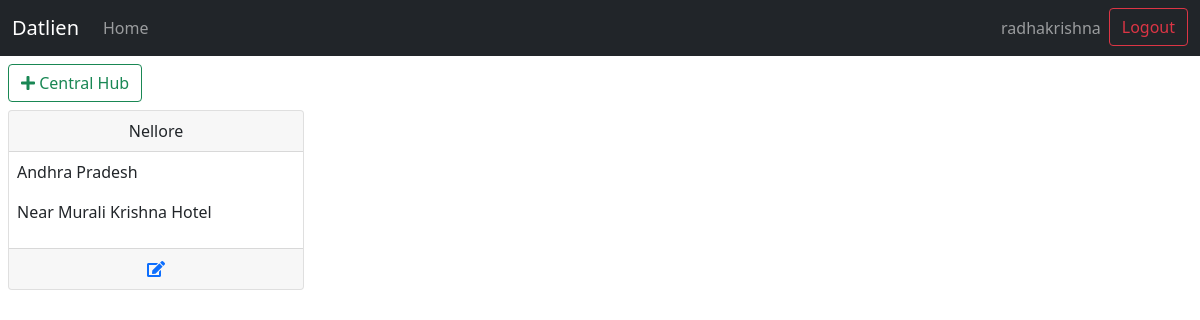
Page /datlien_admin/viewCentralHubs/ (signed in) on the earlier database version.
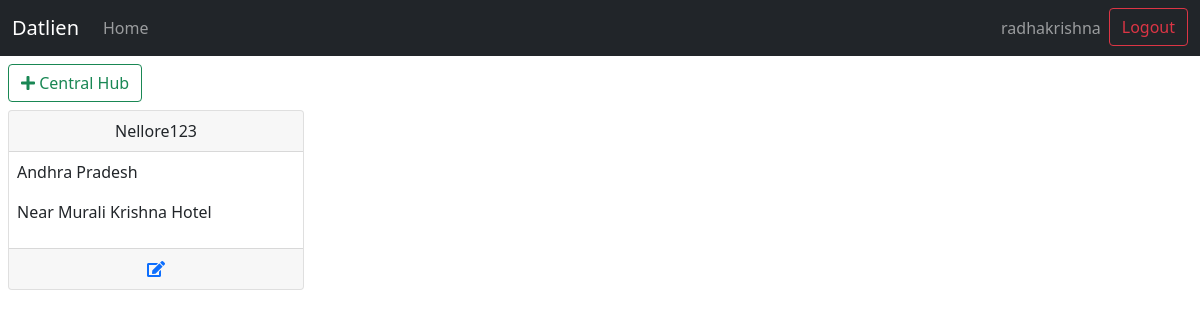
Same page on the later database version.
### datlien/models.py (models this page shows, shortened)
class CentralHub(models.Model):
    state = models.ForeignKey(State,on_delete=models.CASCADE)
    city = models.CharField(max_length=20)
    username = models.CharField(max_length=20)
    password = models.CharField(max_length=20)
    email = models.EmailField()
    address = models.CharField(max_length=100)
    date = models.DateTimeField(default=datetime.now, blank=True)

class State(models.Model):
    name = models.CharField(max_length=50)
    def __str__(self):
        return self.name

### datlien/views.py (the view)
# urls.py: path('viewCentralHubs/', views.viewCentralHubs, name='viewCentralHubs'),
@login_required(login_url="login/")
def viewCentralHubs(request):
    central_hubs = CentralHub.objects.all()
    username = request.user.get_username()
    return render(request, "datlien/viewCentralHubs.html",{
        'username':username,
        'central_hubs':central_hubs
    })

### datlien/templates/datlien/viewCentralHubs.html
{% extends "datlien/layout.html" %}
{% block 'body' %}
{% load widget_tweaks %}
<div class="m-2">
    <a class="btn btn-outline-success" href="{% url 'addCentralHub' %}"> <i class="fa fa-plus"></i> <span class="h6">Central Hub</span></a>
</div>
<div class="m-2">
    {% for central_hub in central_hubs %}
    <div class="col-3">
        <div class="card">
            <div class="card-header text-center">
                {{central_hub.city}}
            </div>
            <div class="card-content m-2">
                <p>{{central_hub.state}}</p>
                <p>{{central_hub.address}}</p>
            </div>
            <div class="card-footer text-center">
                <a href="{% url 'editCentralHub' central_hub.username %}"> <i class="fa fa-edit"></i> </a>
            </div>
        </div>
    </div>
    {% endfor %}
</div>
{% endblock %}

Differences in the rows shown:
changed CentralHub "Near Murali Krishna Hotel": city "Nellore" → "Nellore123"
